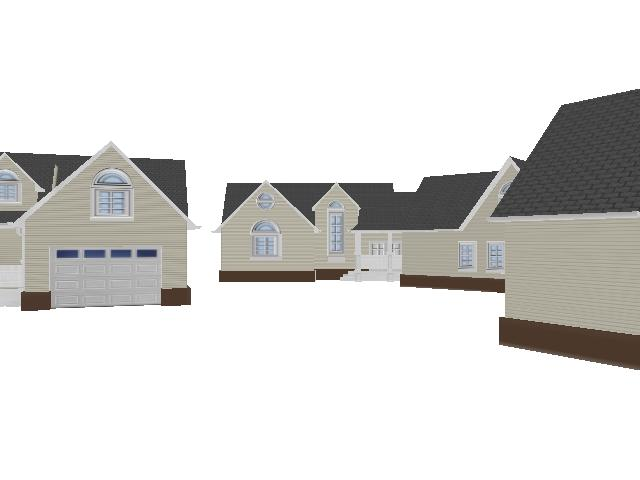
//> input picture gazebo_try/recording/image/img_000001.jpg, 640 x 480 px, given in place of img_000030.jpg, which was not available
$ ./main   (built with g++ and OpenCV 4)
//> lines starting //> are read from the running program, lines starting //| are printed output that depends on the picture; after the words box and inside, x2 and y2 are one past the last pixel; in counts of white or black regions, pixels touching at a corner belong together; pictures that were not available may be replaced by others from this repository, and a replacement may not be noted
#include <stdlib.h>
#include <iostream>
#include <cstdio>
#include <iomanip>
#include <fstream>
#include <Eigen/Core>
#include <Eigen/Geometry>
#include <opencv2/core.hpp>
#include <opencv2/highgui.hpp>
#include <opencv2/calib3d.hpp>
#include <opencv2/imgcodecs.hpp>
#include <opencv2/imgproc.hpp>

int main(int argc, char* argv[]) {
//    std::string img1_name = "/Volumes/chamo/dataset/cap_20170323061404/image/100.jpg";
//    std::string img2_name = "/Volumes/chamo/dataset/cap_20170323061404/image/110.jpg";
    std::string img1_name = "/Volumes/chamo/working/gazebo/recording/image/img_000030.jpg";
    std::string img2_name = "/Volumes/chamo/working/gazebo/recording/image/img_000050.jpg";
    cv::Mat img1 = cv::imread(img1_name);
//> img1 is the input picture: 480 rows x 640 cols, CV_8UC3; mean B, G, R 217.3, 219.3, 220.1
    cv::Mat img2 = cv::imread(img2_name);
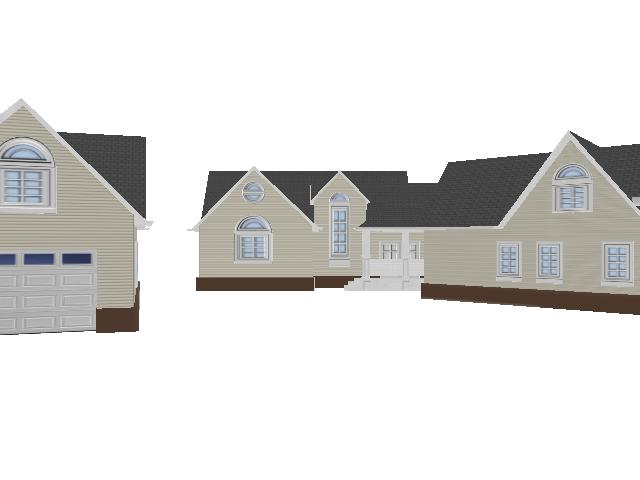
//> input picture gazebo_try/recording/image/img_000050.jpg, 640 x 480 px
//> img2 is the input picture: 480 rows x 640 cols, CV_8UC3; mean B, G, R 220.9, 222.5, 223.1
    // [4 lines of commented-out code are left out]
    cv::Ptr<cv::AKAZE> detector = cv::AKAZE::create();
    std::vector<cv::KeyPoint> keypoints1;
    std::vector<cv::KeyPoint> keypoints2;
    cv::Mat descriptors1;
    cv::Mat descriptors2;
    detector->detectAndCompute(img1, cv::noArray(), keypoints1, descriptors1);
//> keypoints1 = 346 keypoints; strongest (x, y, size): (177, 295, 16.1), (237, 194, 16.1), (175, 295, 22.8), (183, 296, 11.4)
    detector->detectAndCompute(img2, cv::noArray(), keypoints2, descriptors2);
//> keypoints2 = 293 keypoints; strongest (x, y, size): (220, 184, 22.8), (127, 320, 16.1), (219, 182, 16.1), (203, 283, 11.4)
    cv::BFMatcher matcher;
    std::vector<cv::DMatch> matches;
    matcher.match(descriptors1, descriptors2, matches);
//> matches = 346 matches
    std::sort(matches.begin(), matches.end());
    std::vector<cv::DMatch> good_matches;
    const int ptsPairs = std::min(1000, (int)(matches.size() * 0.2f));
//> ptsPairs = 69
    for( int j = 0; j < ptsPairs; j++ )
    {
        good_matches.push_back(matches[j]);
    }
//> this loop made 69 passes
//> after the loop, good_matches = 69 matches

    std::vector<cv::Point2f> points1(good_matches.size());
    std::vector<cv::Point2f> points2(good_matches.size());
    std::vector<int> points1_ind(good_matches.size());
    std::vector<int> points2_ind(good_matches.size());
    for(int i=0; i< good_matches.size();i++){
        int kpInd1=good_matches[i].queryIdx;
        int kpInd2=good_matches[i].trainIdx;
        points1_ind[i]=kpInd1;
        points2_ind[i]=kpInd2;
        points1[i] =keypoints1[kpInd1].pt;
        points2[i] =keypoints2[kpInd2].pt;
    }
//> this loop made 69 passes
//> (kpInd1, kpInd2) on passes 1 to 12: (17, 22), (125, 207), (18, 82), (75, 82), (284, 280), (6, 65), (81, 174), (95, 98), (4, 73), (181, 224), (58, 163), (176, 171)
//> after the loop, points1_ind = 69 values, max 299 at index 58, min 4 at index 8, mean 136.7; points2_ind = 69 values, max 280 at index 4, min 20 at index 66, mean 172.3; points1 = 69 Points (x, y), first 12: [255.7, 185.1], [403.4, 281.9], [274.7, 184.8], [278.9, 186.2], [335.9, 274.3], [134.1, 160], [397.1, 187.8], [360, 225.6], [86.69, 157.5], [282, 187.8], [180.6, 163.4], [346.4, 186.8]; points2 = 69 Points (x, y), first 12: [241.7, 173.1], [425.6, 292.3], [267.7, 174.1], [267.7, 174.1], [339.2, 281.8], [63.65, 134.6], [412.7, 177.7], [368.4, 222.6], [543.2, 156.3], [274.6, 176.8], [140.2, 141], [350.9, 175.1]
    cv::Mat inliers;
    findFundamentalMat(points1, points2, cv::FM_RANSAC, 3., 0.99, inliers);
//> inliers = 69 values, max 1 at index 0, min 0 at index 5, mean 0.696
    //std::cout<<inliers.type()<<std::endl;

    std::vector<cv::DMatch> good_matches_raw;
    good_matches_raw =good_matches;
//> good_matches_raw = 69 matches
    good_matches.clear();
//> good_matches = 0 matches
    for( int j = 0; j < inliers.rows; j++ )
    {
        if(inliers.at<unsigned char>(j)==1){
            good_matches.push_back(good_matches_raw[j]);
        }
    }

    cv::Mat track_canvas;
    img2.copyTo(track_canvas);
    for(int i=0; i< keypoints2.size();i++){
        cv::circle(track_canvas, keypoints2[i].pt, 1, cv::Scalar(0,0,0),2);
    }
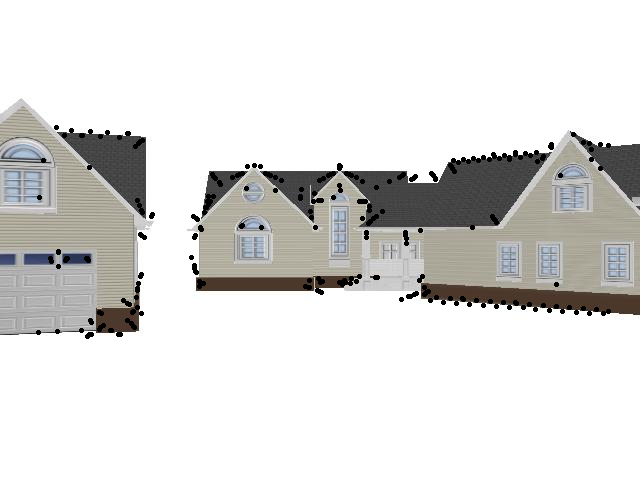
//> track_canvas: 480 rows x 640 cols, CV_8UC3; 1.61% of pixels changed, all inside (x1, y1, x2, y2) = (36, 125, 611, 339)
    for(int i=0; i< good_matches.size();i++){
        int kpInd1=good_matches[i].queryIdx;
        int kpInd2=good_matches[i].trainIdx;
        cv::line(track_canvas, keypoints1[kpInd1].pt, keypoints2[kpInd2].pt, CV_RGB(255,0,0));
        cv::circle(track_canvas, keypoints2[kpInd2].pt, 1, CV_RGB(255,0,0),2);
    }
//> this loop made 48 passes
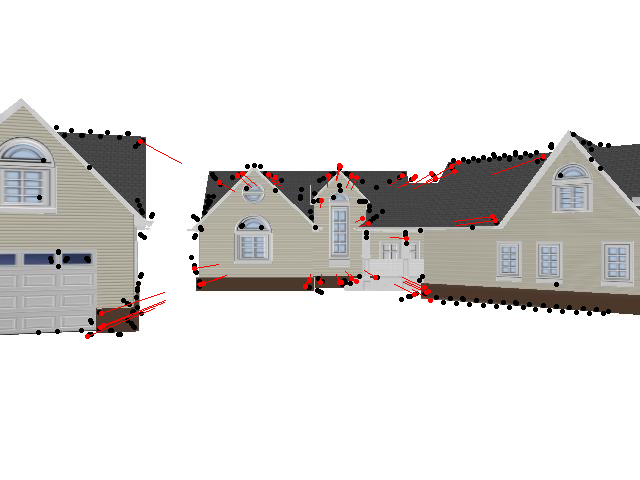
//> track_canvas: 480 rows x 640 cols, CV_8UC3; 0.57% of pixels changed, all inside (x1, y1, x2, y2) = (85, 139, 546, 339)
    cv::imshow("track_canvas", track_canvas);

    cv::Size size;
    size.height =img1.rows;
//> size = Size(0, 480)
    size.width =img1.cols;
//> size = Size(640, 480)
    cv::Mat canvas(size.height*2, size.width, img1.type());
    img1.copyTo(canvas.rowRange(0, size.height));
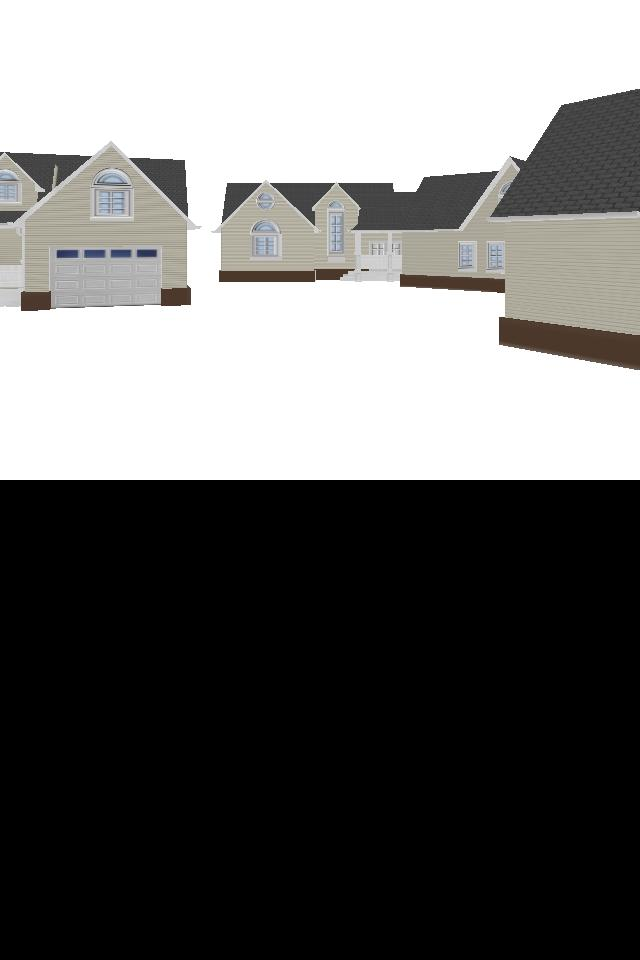
//> canvas: 960 rows x 640 cols, CV_8UC3; mean B, G, R 108.7, 109.6, 110
    img2.copyTo(canvas.rowRange(size.height, size.height*2));
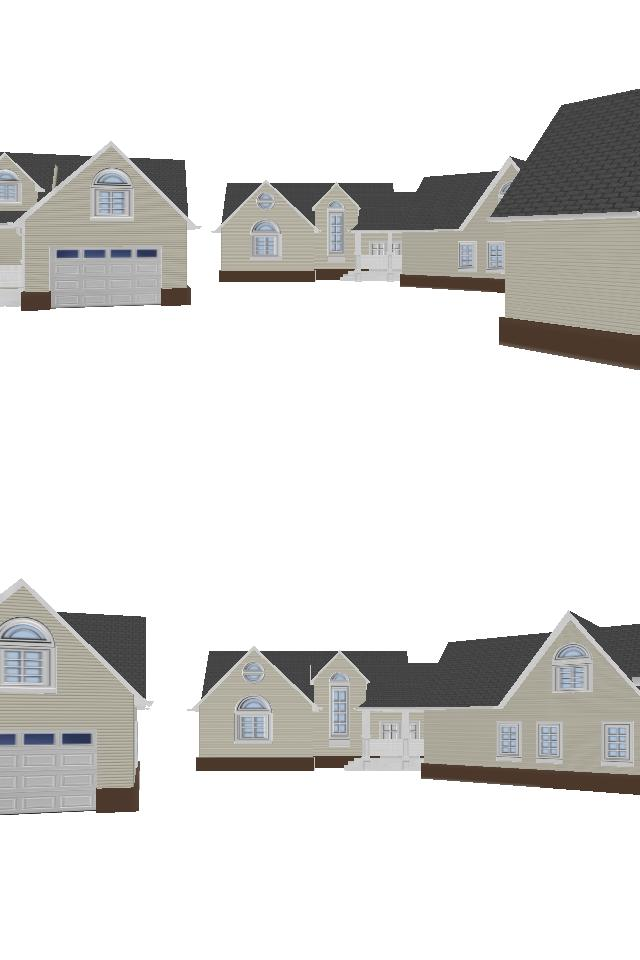
//> canvas: 960 rows x 640 cols, CV_8UC3; mean B, G, R 219.1, 220.9, 221.6
    for(int i=0; i< good_matches.size();i++){
        int kpInd1=good_matches[i].queryIdx;
        int kpInd2=good_matches[i].trainIdx;
        cv::Point2f siftpt = keypoints2[kpInd2].pt;
        siftpt.y=siftpt.y+size.height;
        cv::line(canvas, keypoints1[kpInd1].pt, siftpt, CV_RGB(255,255,255));

        cv::Scalar clr(rand() % 255,rand() % 255,rand() % 255);
        cv::circle(canvas, keypoints1[kpInd1].pt, 2, clr,3);
        cv::circle(canvas, siftpt, 2, clr,3);
    }
//> this loop made 48 passes
//> (kpInd1, kpInd2) on passes 1 to 12: (17, 22), (125, 207), (18, 82), (75, 82), (284, 280), (81, 174), (95, 98), (181, 224), (58, 163), (176, 171), (32, 95), (255, 265)
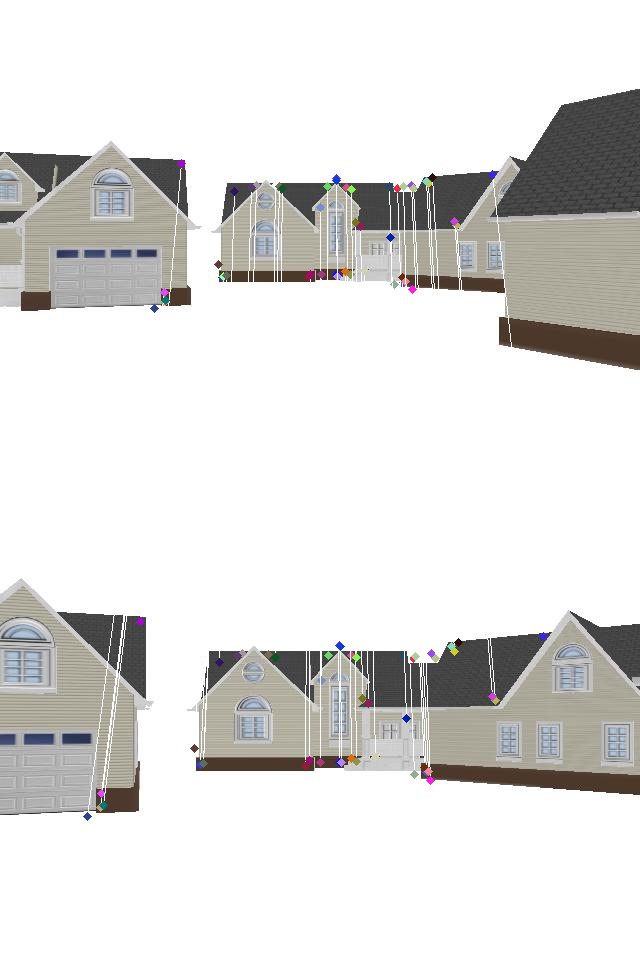
//> canvas: 960 rows x 640 cols, CV_8UC3; 1.41% of pixels changed, all inside (x1, y1, x2, y2) = (83, 159, 548, 821)
    cv::Size sizeCan;
    sizeCan.height =canvas.rows*1;
//> sizeCan = Size(0, 960)
    sizeCan.width =canvas.cols*1;
//> sizeCan = Size(640, 960)
    cv::resize(canvas, canvas, sizeCan);
    cv::imshow("img1", canvas);

    cv::waitKey(-1);
}
